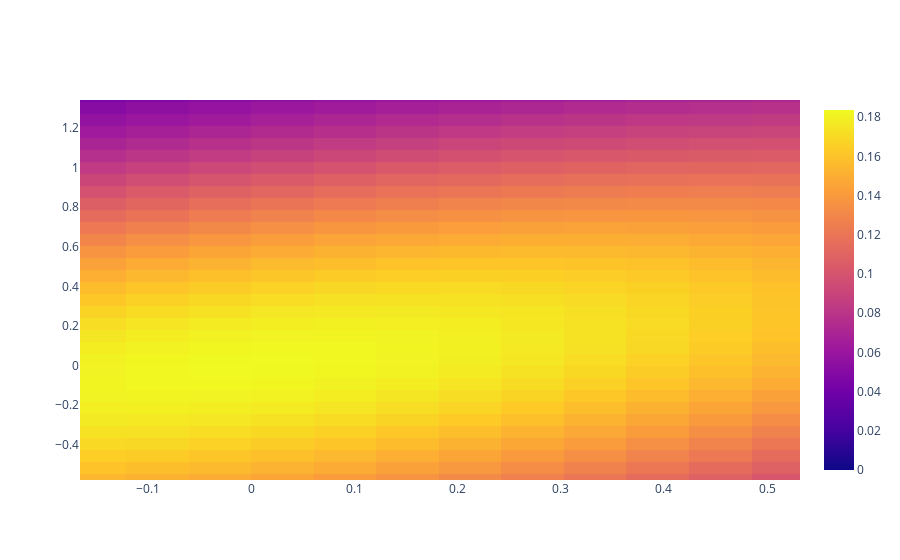

Here is the notebook cell this chart was saved with:
### Code cell
import numpy as np
import plotly.graph_objects as go

# Define the parameters of the 2D Gaussian distribution
mu = np.array([0, 0])
sigma = np.array([[1, 0.5], [0.5, 1]])

# Generate a grid of points in the parameter space
x = np.linspace(-3, 3, 100)
y = np.linspace(-3, 3, 100)
X, Y = np.meshgrid(x, y)

# Evaluate the density function at each point in the grid
pos = np.empty(X.shape + (2,))
pos[:, :, 0] = X
pos[:, :, 1] = Y
Z = np.exp(-0.5 * np.sum((pos - mu) @ np.linalg.inv(sigma) * (pos - mu), axis=2)) / (2 * np.pi * np.sqrt(np.linalg.det(sigma)))

# Create a heatmap of the density function
fig = go.Figure(data=go.Heatmap(x=x, y=y, z=Z))
fig.show()
